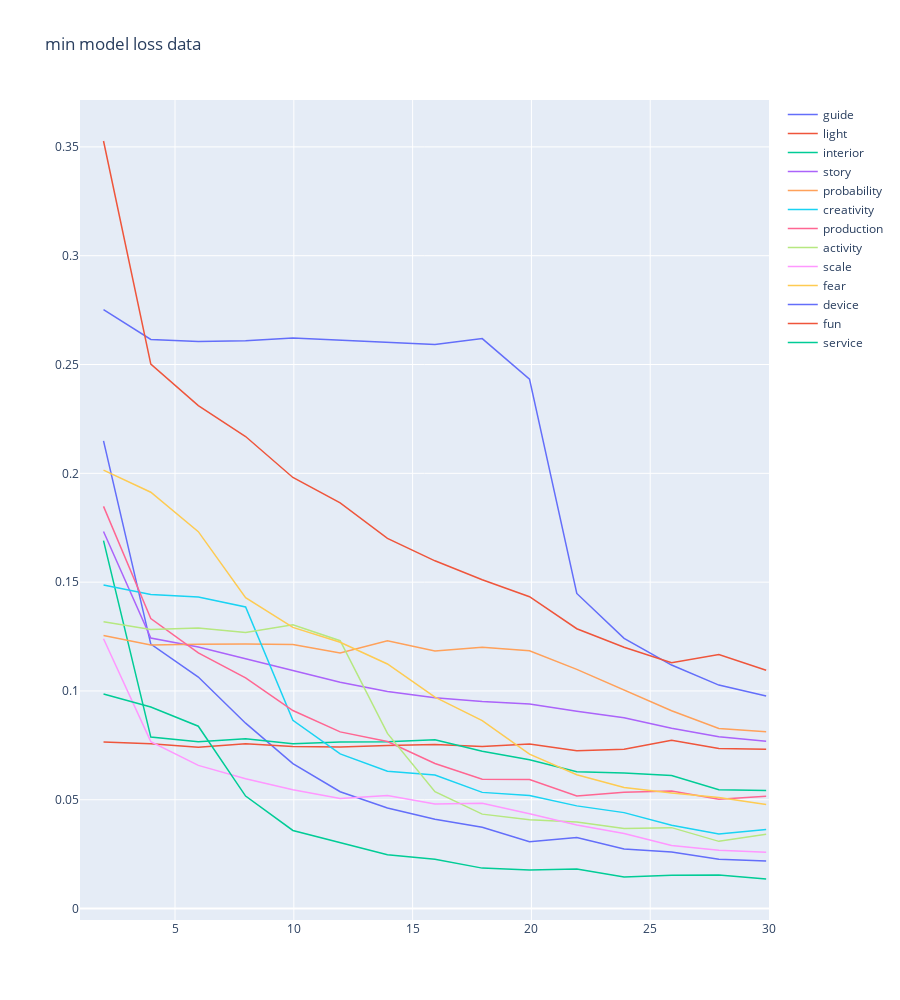

This figure's notebook cell:
### Code cell
category_names = ['guide', 'light', 'interior', 'story', 'probability', 'creativity', 'production', 'activity', 'scale', 'fear', 'device', 'fun', 'service']
for category in category_names:
    globals()[category] = get_log(category, '2')

category_names = ['guide', 'light', 'interior', 'story', 'probability', 'creativity', 'production', 'activity', 'scale', 'fear', 'device', 'fun', 'service']
categories = [guide, light, interior, story, probability, creativity, production, activity, scale, fear, device, fun, service]

category_dic = {key:value for key, value in zip(category_names, categories)}

fig = make_subplots(rows=1, cols=1, shared_xaxes=True)

for key, value in category_dic.items():
    fig.add_trace(go.Scatter(x=value[value.keys()[0]], y=value[value.keys()[2]], mode='lines', name=key, line=dict(width=1.5)))

# y 축의 범위 설정
fig.update_xaxes(range=[1, 30])  # 원하는 범위로 설정

fig.update_layout(title='min model loss data', height=1000)
fig.show()

### Figure 1 — Plotly figure (JSON) as saved in the notebook; plotly's stock layout.template omitted (floating-point values rounded to 4 significant figures)
{"data": [{"line": {"width": 1.5}, "mode": "lines", "name": "guide", "type": "scatter", "x": [1.99, 3.98, 5.98, 7.97, 9.96, 11.95, 13.94, 15.94, 17.93, 19.92, 21.91, 23.9, 25.9, 27.89, 29.88], "y": [0.2149, 0.1215, 0.1064, 0.0852, 0.0666, 0.0537, 0.0462, 0.0411, 0.0374, 0.0307, 0.0327, 0.0274, 0.026, 0.0227, 0.0219]}, {"line": {"width": 1.5}, "mode": "lines", "name": "light", "type": "scatter", "x": [1.99, 3.98, 5.98, 7.97, 9.96, 11.95, 13.94, 15.94, 17.93, 19.92, 21.91, 23.9, 25.9, 27.89, 29.88], "y": [0.0766, 0.0757, 0.0741, 0.0758, 0.0745, 0.0742, 0.0749, 0.0754, 0.0745, 0.0756, 0.0725, 0.0732, 0.0774, 0.0736, 0.0732]}, {"line": {"width": 1.5}, "mode": "lines", "name": "interior", "type": "scatter", "x": [1.99, 3.98, 5.98, 7.97, 9.96, 11.95, 13.94, 15.94, 17.93, 19.92, 21.91, 23.9, 25.9, 27.89, 29.88], "y": [0.1691, 0.0788, 0.0767, 0.078, 0.0758, 0.0765, 0.0767, 0.0776, 0.0723, 0.0684, 0.0629, 0.0623, 0.0612, 0.0546, 0.0543]}, {"line": {"width": 1.5}, "mode": "lines", "name": "story", "type": "scatter", "x": [1.99, 3.98, 5.98, 7.97, 9.96, 11.95, 13.94, 15.94, 17.93, 19.92, 21.91, 23.9, 25.9, 27.89, 29.88], "y": [0.1733, 0.1243, 0.1202, 0.1147, 0.1093, 0.104, 0.0998, 0.0969, 0.0952, 0.094, 0.0907, 0.0877, 0.0829, 0.079, 0.0769]}, {"line": {"width": 1.5}, "mode": "lines", "name": "probability", "type": "scatter", "x": [1.99, 3.98, 5.98, 7.97, 9.96, 11.95, 13.94, 15.94, 17.93, 19.92, 21.91, 23.9, 25.9, 27.89, 29.88], "y": [0.1255, 0.1211, 0.1215, 0.1216, 0.1213, 0.1174, 0.1231, 0.1184, 0.1201, 0.1185, 0.1099, 0.1003, 0.0909, 0.0828, 0.0813]}, {"line": {"width": 1.5}, "mode": "lines", "name": "creativity", "type": "scatter", "x": [1.99, 3.98, 5.98, 7.97, 9.96, 11.95, 13.94, 15.94, 17.93, 19.92, 21.91, 23.9, 25.9, 27.89, 29.88], "y": [0.1487, 0.1443, 0.1432, 0.1386, 0.0865, 0.0711, 0.0631, 0.0614, 0.0534, 0.052, 0.0472, 0.0441, 0.0383, 0.0343, 0.0363]}, {"line": {"width": 1.5}, "mode": "lines", "name": "production", "type": "scatter", "x": [1.99, 3.98, 5.98, 7.97, 9.96, 11.95, 13.94, 15.94, 17.93, 19.92, 21.91, 23.9, 25.9, 27.89, 29.88], "y": [0.1848, 0.1333, 0.1175, 0.106, 0.091, 0.0812, 0.0768, 0.0667, 0.0594, 0.0593, 0.0517, 0.0535, 0.054, 0.0503, 0.0516]}, {"line": {"width": 1.5}, "mode": "lines", "name": "activity", "type": "scatter", "x": [1.99, 3.98, 5.98, 7.97, 9.96, 11.95, 13.94, 15.94, 17.93, 19.92, 21.91, 23.9, 25.9, 27.89, 29.88], "y": [0.1318, 0.1282, 0.1289, 0.1269, 0.1304, 0.1231, 0.0805, 0.0537, 0.0434, 0.0408, 0.0398, 0.0368, 0.0372, 0.0309, 0.0342]}, {"line": {"width": 1.5}, "mode": "lines", "name": "scale", "type": "scatter", "x": [1.99, 3.98, 5.98, 7.97, 9.96, 11.95, 13.94, 15.94, 17.93, 19.92, 21.91, 23.9, 25.9, 27.89, 29.88], "y": [0.124, 0.0767, 0.0658, 0.0597, 0.0546, 0.0506, 0.052, 0.0481, 0.0484, 0.0436, 0.0384, 0.0345, 0.029, 0.0268, 0.0259]}, {"line": {"width": 1.5}, "mode": "lines", "name": "fear", "type": "scatter", "x": [1.99, 3.98, 5.98, 7.97, 9.96, 11.95, 13.94, 15.94, 17.93, 19.92, 21.91, 23.9, 25.9, 27.89, 29.88], "y": [0.2015, 0.1913, 0.1732, 0.1429, 0.1292, 0.1224, 0.1124, 0.0972, 0.0864, 0.071, 0.0615, 0.0556, 0.0531, 0.051, 0.0478]}, {"line": {"width": 1.5}, "mode": "lines", "name": "device", "type": "scatter", "x": [1.99, 3.98, 5.98, 7.97, 9.96, 11.95, 13.94, 15.94, 17.93, 19.92, 21.91, 23.9, 25.9, 27.89, 29.88], "y": [0.2752, 0.2615, 0.2606, 0.2609, 0.2622, 0.2612, 0.2599, 0.2592, 0.2619, 0.2433, 0.1448, 0.1242, 0.1119, 0.1027, 0.0977]}, {"line": {"width": 1.5}, "mode": "lines", "name": "fun", "type": "scatter", "x": [1.99, 3.98, 5.98, 7.97, 9.96, 11.95, 13.94, 15.94, 17.93, 19.92, 21.91, 23.9, 25.9, 27.89, 29.88], "y": [0.3527, 0.2502, 0.2311, 0.2169, 0.1981, 0.1864, 0.1701, 0.1598, 0.1511, 0.1433, 0.1286, 0.1201, 0.113, 0.1167, 0.1095]}, {"line": {"width": 1.5}, "mode": "lines", "name": "service", "type": "scatter", "x": [1.99, 3.98, 5.98, 7.97, 9.96, 11.95, 13.94, 15.94, 17.93, 19.92, 21.91, 23.9, 25.9, 27.89, 29.88], "y": [0.0986, 0.0926, 0.0838, 0.0517, 0.0359, 0.0302, 0.0247, 0.0227, 0.0186, 0.0177, 0.0182, 0.0145, 0.0153, 0.0154, 0.0136]}], "layout": {"height": 1000, "title": {"text": "min model loss data"}, "xaxis": {"anchor": "y", "domain": [0, 1], "range": [1, 30]}, "yaxis": {"anchor": "x", "domain": [0, 1]}}}
